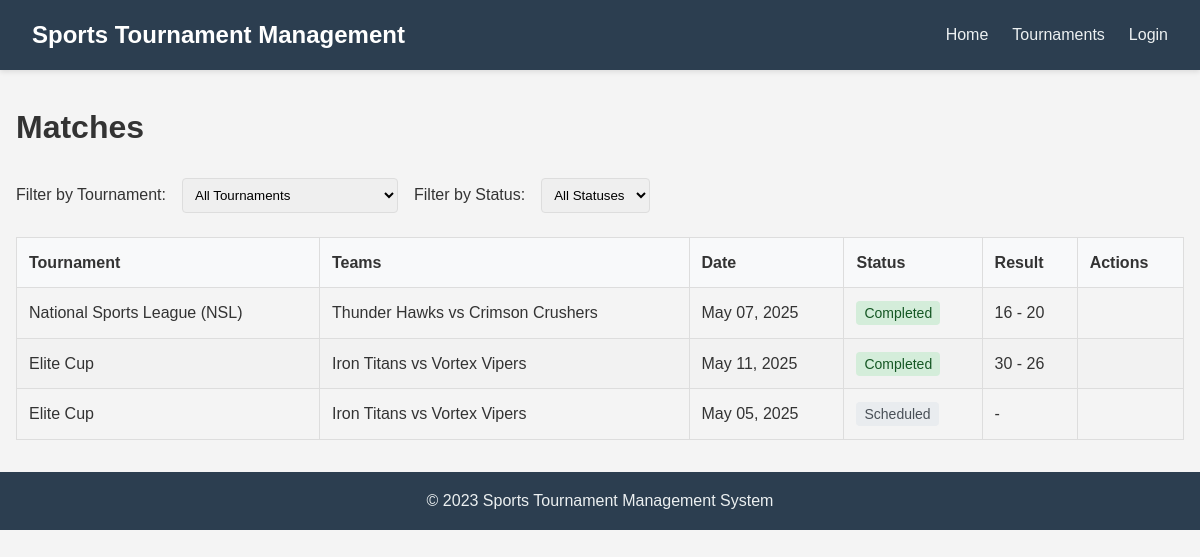
Screenshot of /matches with the database file from the repository.
### models.py (models this page shows)
class Match(db.Model):
    id = db.Column(db.Integer, primary_key=True)
    tournament_id = db.Column(db.Integer, db.ForeignKey('tournament.id'), nullable=False)
    team1_id = db.Column(db.Integer, db.ForeignKey('team.id'), nullable=False)
    team2_id = db.Column(db.Integer, db.ForeignKey('team.id'), nullable=False)
    match_date = db.Column(db.DateTime, nullable=False)
    status = db.Column(db.String(20), default='Scheduled')  # Scheduled, In Progress, Completed
    result = db.relationship('MatchResult', backref='match', lazy=True, uselist=False)
    team1 = db.relationship('Team', foreign_keys=[team1_id])
    team2 = db.relationship('Team', foreign_keys=[team2_id])

class Tournament(db.Model):
    id = db.Column(db.Integer, primary_key=True)
    name = db.Column(db.String(100), nullable=False)
    sport_type = db.Column(db.String(50), nullable=False)
    start_date = db.Column(db.DateTime, nullable=False)
    end_date = db.Column(db.DateTime, nullable=False)
    created_at = db.Column(db.DateTime, default=datetime.utcnow)
    venue_id = db.Column(db.Integer, db.ForeignKey('venue.id'), nullable=False)
    organizer_id = db.Column(db.Integer, db.ForeignKey('user.id'), nullable=False)
    teams = db.relationship('Team', backref='tournament', lazy=True)
    matches = db.relationship('Match', backref='tournament', lazy=True)

class Team(db.Model):
    id = db.Column(db.Integer, primary_key=True)
    name = db.Column(db.String(100), nullable=False)
    tournament_id = db.Column(db.Integer, db.ForeignKey('tournament.id'), nullable=False)
    players = db.relationship('Player', backref='team', lazy=True)
    wins = db.Column(db.Integer, default=0)
    losses = db.Column(db.Integer, default=0)
    draws = db.Column(db.Integer, default=0)

class MatchResult(db.Model):
    id = db.Column(db.Integer, primary_key=True)
    match_id = db.Column(db.Integer, db.ForeignKey('match.id'), nullable=False)
    team1_score = db.Column(db.Integer, nullable=False)
    team2_score = db.Column(db.Integer, nullable=False)
    recorded_at = db.Column(db.DateTime, default=datetime.utcnow)

### routes.py (the view)
@app.route('/matches')
def matches():
    matches = Match.query.all()
    tournaments = Tournament.query.all()
    return render_template('matches/list.html', matches=matches, tournaments=tournaments)

### templates/matches/list.html (shortened to what this page needs)
{% extends 'base.html' %}
{% block content %}
<div class="header-actions">
    <h1>Matches</h1>
</div>
<div class="filter-controls">
    <label for="tournament-filter">Filter by Tournament:</label>
    <select id="tournament-filter">
        <option value="all">All Tournaments</option>
    </select>
    <label for="status-filter">Filter by Status:</label>
    <select id="status-filter">
        <option value="all">All Statuses</option>
    </select>
</div>
{% if matches %}
<table class="table">
    <thead>
        <tr>
            <th>Tournament</th>
            <th>Teams</th>
            <th>Date</th>
            <th>Status</th>
            <th>Result</th>
            <th>Actions</th>
        </tr>
    </thead>
    <tbody>
        {% for match in matches %}
        <tr class="match-row" data-tournament-id="{{ match.tournament_id }}" data-status="{{ match.status }}">
            <td>{{ match.tournament.name }}</td>
            <td>{{ match.team1.name }} vs {{ match.team2.name }}</td>
            <td>{{ match.match_date.strftime('%B %d, %Y') }}</td>
            <td>
                <span class="match-status status-{{ match.status.lower() }}">{{ match.status }}</span>
            </td>
            <td>
                {% if match.result %}
                    {{ match.result.team1_score }} - {{ match.result.team2_score }}
                {% else %}
                    -
                {% endif %}
            </td>
            <td>
            </td>
        </tr>
        {% endfor %}
    </tbody>
</table>
{% else %}
<p>No matches found.</p>
{% endif %}
{% endblock %}

### static/css/style.css (style rules this page uses)
* { margin: 0; padding: 0; box-sizing: border-box; font-family: 'Arial', sans-serif; }
body { background-color: #f4f4f4; color: #333; line-height: 1.6; }
.table { width: 100%; border-collapse: collapse; margin-bottom: 1.5rem; }
.table th, .table td { padding: 0.75rem; border: 1px solid #ddd; text-align: left; }
.table th { background-color: #f8f9fa; font-weight: bold; }
.table tr:nth-child(even) { background-color: #f2f2f2; }
.match-status { padding: 0.25rem 0.5rem; border-radius: 4px; font-size: 0.875rem; }
.status-scheduled { background-color: #e9ecef; color: #495057; }
.status-completed { background-color: #d4edda; color: #155724; }
.header-actions { display: flex; justify-content: space-between; align-items: center; margin-bottom: 1.5rem; }
.filter-controls { margin-bottom: 1.5rem; display: flex; gap: 1rem; align-items: center; }
.filter-controls select { padding: 0.5rem; border: 1px solid #ddd; border-radius: 4px; }

### rows the page displays
Match: tournament.name "National Sports League (NSL)", team1.name "Thunder Hawks", team2.name "Crimson Crushers", match_date "May 07, 2025", status "Completed", result.team1_score "16", result.team2_score "20"
Match: tournament.name "Elite Cup", team1.name "Iron Titans", team2.name "Vortex Vipers", match_date "May 11, 2025", status "Completed", result.team1_score "30", result.team2_score "26"
Match: tournament.name "Elite Cup", team1.name "Iron Titans", team2.name "Vortex Vipers", match_date "May 05, 2025", status "Scheduled"
